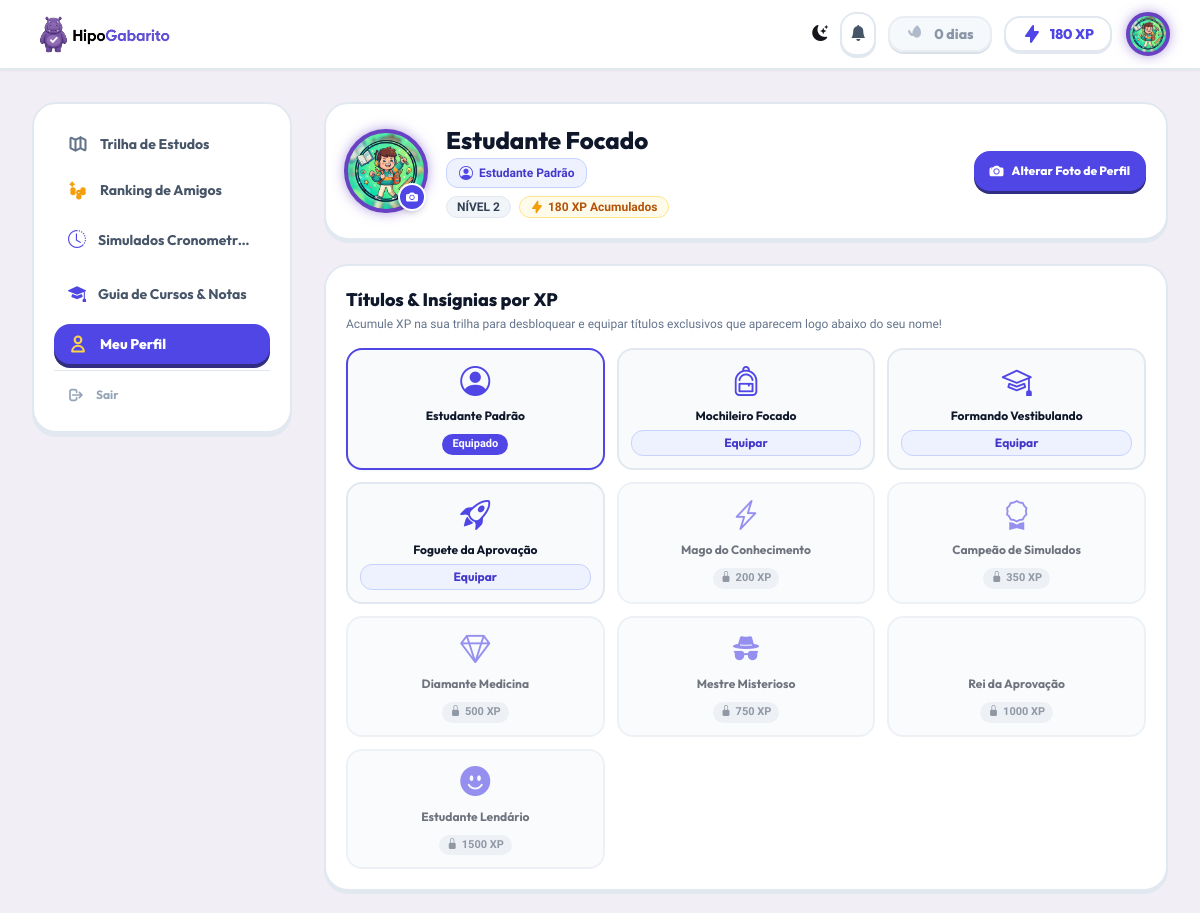
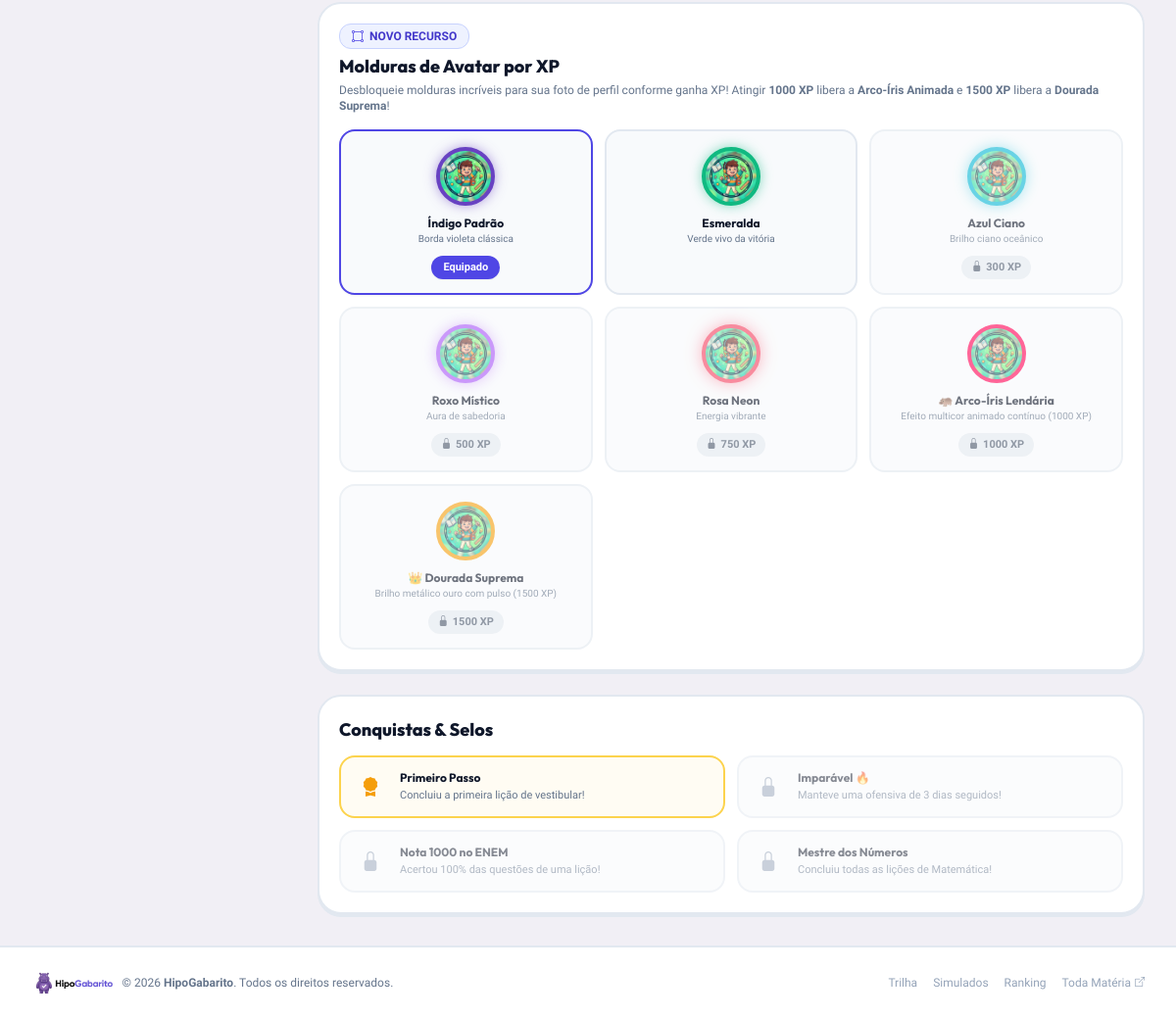
The app's page /profile.php (signed in) with its own data (2 pictures, top to bottom).
### tables this page shows
CREATE TABLE IF NOT EXISTS `users` (
    `id` INT AUTO_INCREMENT PRIMARY KEY,
    `name` VARCHAR(100) NOT NULL,
    `email` VARCHAR(150) NOT NULL UNIQUE,
    `password_hash` VARCHAR(255) NOT NULL,
    `avatar` VARCHAR(255) DEFAULT 'assets/img/default_avatar.jpg',
    `avatar_icon` VARCHAR(50) DEFAULT 'bi-person-circle',
    `avatar_frame` VARCHAR(50) DEFAULT 'frame-indigo',
    `xp` INT DEFAULT 0,
    `level` INT DEFAULT 1,
    `streak_days` INT DEFAULT 1,
    `last_active_date` DATE DEFAULT NULL,
    `hearts` INT DEFAULT 5,
    `max_hearts` INT DEFAULT 5,
    `role` ENUM('student', 'admin') DEFAULT 'student',
    `created_at` TIMESTAMP DEFAULT CURRENT_TIMESTAMP
);

CREATE TABLE IF NOT EXISTS `achievements` (
    `id` INT AUTO_INCREMENT PRIMARY KEY,
    `code` VARCHAR(50) NOT NULL UNIQUE,
    `title` VARCHAR(100) NOT NULL,
    `description` VARCHAR(255) NOT NULL,
    `icon` VARCHAR(50) DEFAULT 'trophy',
    `xp_bonus` INT DEFAULT 50
);

### profile.php (the view, shortened to what the rows shown need)
<?php
require_once __DIR__ . '/config/db.php';
$userId = $_SESSION['user_id'];
$stmtUser = $pdo->prepare("SELECT * FROM users WHERE id = ?");
$stmtUser->execute([$userId]);
$user = $stmtUser->fetch();
$currentAvatar = $user['avatar_icon'] ?? 'bi-person-circle';
$userXp = (int) ($user['xp'] ?? 0);
$frames = [
    ['key' => 'frame-indigo',  'name' => 'Índigo Padrão',       'xp' => 0,    'desc' => 'Borda violeta clássica'],
    ['key' => 'frame-emerald', 'name' => 'Esmeralda',           'xp' => 100,  'desc' => 'Verde vivo da vitória'],
    ['key' => 'frame-cyan',    'name' => 'Azul Ciano',          'xp' => 300,  'desc' => 'Brilho ciano oceânico'],
    ['key' => 'frame-purple',  'name' => 'Roxo Místico',        'xp' => 500,  'desc' => 'Aura de sabedoria'],
    ['key' => 'frame-rose',    'name' => 'Rosa Neon',            'xp' => 750,  'desc' => 'Energia vibrante'],
    ['key' => 'frame-rainbow', 'name' => '🦛 Arco-Íris Lendária', 'xp' => 1000, 'desc' => 'Efeito multicor animado contínuo (1000 XP)'],
    ['key' => 'frame-gold',    'name' => '👑 Dourada Suprema',   'xp' => 1500, 'desc' => 'Brilho metálico ouro com pulso (1500 XP)'],
];
$avatars = [
    ['icon' => 'bi-person-circle', 'name' => 'Estudante Padrão', 'xp' => 0],
    ['icon' => 'bi-backpack', 'name' => 'Mochileiro Focado', 'xp' => 20],
    ['icon' => 'bi-mortarboard', 'name' => 'Formando Vestibulando', 'xp' => 50],
    ['icon' => 'bi-rocket-takeoff', 'name' => 'Foguete da Aprovação', 'xp' => 100],
    ['icon' => 'bi-lightning-charge', 'name' => 'Mago do Conhecimento', 'xp' => 200],
    ['icon' => 'bi-award', 'name' => 'Campeão de Simulados', 'xp' => 350],
    ['icon' => 'bi-gem', 'name' => 'Diamante Medicina', 'xp' => 500],
    ['icon' => 'bi-incognito', 'name' => 'Mestre Misterioso', 'xp' => 750],
    ['icon' => 'bi-crown', 'name' => 'Rei da Aprovação', 'xp' => 1000],
    ['icon' => 'bi-emoji-smile-fill', 'name' => 'Estudante Lendário', 'xp' => 1500]
];
$equippedBadge = ['icon' => 'bi-person-circle', 'name' => 'Estudante Padrão'];
foreach ($avatars as $av) {
    if ($av['icon'] === $currentAvatar) {
        $equippedBadge = $av;
        break;
    }
}
$stmtAch = $pdo->query("SELECT * FROM achievements");
$achievements = $stmtAch->fetchAll();
$stmtMyAch = $pdo->prepare("SELECT achievement_id FROM user_achievements WHERE user_id = ?");
$stmtMyAch->execute([$userId]);
$myAchIds = $stmtMyAch->fetchAll(PDO::FETCH_COLUMN);
require_once __DIR__ . '/includes/header.php';
?>
    <main class="max-w-7xl mx-auto px-4 sm:px-6 lg:px-8 py-8">
        <div class="grid grid-cols-1 lg:grid-cols-12 gap-8 items-start">
            <?php require_once __DIR__ . '/includes/sidebar.php'; ?>
            <section class="lg:col-span-9 space-y-6">
                <div class="bg-white rounded-3xl border-2 border-slate-200 p-5 shadow-[0_3px_0_0_#e2e8f0] flex flex-col sm:flex-row items-center gap-5">
                    <div class="relative group cursor-pointer" onclick="openPhotoModal()" title="Clique para alterar sua foto de perfil">
                        <img src="<?= htmlspecialchars($userAvatar) ?>?v=<?= time() ?>" id="profileAvatarImg" onerror="this.onerror=null;this.src='assets/img/default_avatar.jpg'" class="w-20 h-20 rounded-full <?= htmlspecialchars($userFrame) ?> object-cover group-hover:opacity-90 transition-opacity">
                        <div class="absolute bottom-0 right-0 w-7 h-7 bg-indigo-600 text-white rounded-full flex items-center justify-center shadow-md border-2 border-white group-hover:scale-110 transition-transform">
                            <i class="bi bi-camera-fill text-xs"></i>
                        </div>
                    </div>
                    <div class="text-center sm:text-left flex-1 min-w-0">
                        <div class="flex flex-col sm:flex-row sm:items-center justify-between gap-2">
                            <div>
                                <h2 class="font-outfit font-extrabold text-2xl text-slate-900 mb-0.5 truncate"><?= htmlspecialchars($user['name']) ?></h2>
                                <div class="inline-flex items-center gap-1.5 px-3 py-1 rounded-xl text-xs font-extrabold bg-indigo-50 text-indigo-700 border border-indigo-200 mb-2">
                                    <i class="bi <?= htmlspecialchars($equippedBadge['icon']) ?> text-sm text-indigo-600"></i>
                                    <span><?= htmlspecialchars($equippedBadge['name']) ?></span>
                                </div>
                                <div class="flex flex-wrap items-center justify-center sm:justify-start gap-2">
                                    <span class="px-2.5 py-0.5 rounded-xl text-xs font-extrabold bg-slate-100 text-slate-700 border border-slate-200">
                                        NÍVEL <?= $user['level'] ?>
                                    </span>
                                    <span class="px-2.5 py-0.5 rounded-xl text-xs font-extrabold bg-amber-50 text-amber-700 border border-amber-200 flex items-center gap-1">
                                        <svg class="w-3.5 h-3.5 text-amber-500" fill="currentColor" viewBox="0 0 20 20"><path fill-rule="evenodd" d="M11.3 1.046A1 1 0 0112 2v5h4a1 1 0 01.82 1.573l-7 10A1 1 0 018 18v-5H4a1 1 0 01-.82-1.573l7-10a1 1 0 011.12-.38z" clip-rule="evenodd"/></svg>
                                        <?= $userXp ?> XP Acumulados
                                    </span>
                                </div>
                            </div>
                        </div>
                    </div>
                </div>
                <div class="bg-white rounded-3xl border-2 border-slate-200 p-5 shadow-[0_3px_0_0_#e2e8f0]">
                    <div class="grid grid-cols-1 sm:grid-cols-2 md:grid-cols-3 gap-3">
                        <?php foreach ($frames as $fr): ?>
                            <?php
                                $isUnlockedFrame = ($userXp >= $fr['xp']);
                                $isEquippedFrame = ($userFrame === $fr['key']);
                            ?>
                            <div class="bg-slate-50 rounded-2xl border-2 p-3.5 text-center transition-all <?=
                                $isEquippedFrame ? 'border-indigo-600 bg-indigo-50/50 shadow-sm' : ($isUnlockedFrame ? 'border-slate-200 hover:border-indigo-400 hover:shadow-md cursor-pointer' : 'border-slate-200 opacity-60')
                            ?>" <?= $isUnlockedFrame ? "onclick=\"equipAvatarFrame('{$fr['key']}')\"" : '' ?>>
                                <div class="relative w-16 h-16 mx-auto mb-2 flex items-center justify-center">
                                    <img src="<?= htmlspecialchars($userAvatar) ?>?v=<?= time() ?>" onerror="this.onerror=null;this.src='assets/img/default_avatar.jpg'" class="w-14 h-14 rounded-full <?= $fr['key'] ?> object-cover">
                                </div>
                                <h4 class="font-outfit font-bold text-xs text-slate-900 mb-0.5"><?= htmlspecialchars($fr['name']) ?></h4>
                                <p class="text-[10px] text-slate-500 font-medium mb-2 leading-tight"><?= htmlspecialchars($fr['desc']) ?></p>
                                <?php if ($isEquippedFrame): ?>
                                    <span class="inline-flex items-center gap-1 px-3 py-1 rounded-xl text-[11px] font-extrabold bg-indigo-600 text-white shadow-sm">Equipado</span>
                                <?php elseif ($isUnlockedFrame): ?>         <?php elseif ($isUnlockedFrame): ?>
                                    <button class="w-full py-1 px-2.5 rounded-xl font-outfit font-extrabold text-xs bg-indigo-50 text-indigo-700 hover:bg-indigo-600 hover:text-white border border-indigo-200 transition-all">Equipar Moldura</button>
                                <?php else: ?>
                                    <span class="inline-flex items-center gap-1 px-2.5 py-1 rounded-xl text-[11px] font-bold bg-slate-200 text-slate-600"><i class="bi bi-lock-fill"></i> <?= $fr['xp'] ?> XP</span>
                                <?php endif; ?>
                            </div>
                        <?php endforeach; ?>
                    </div>
                </div>
                <div class="bg-white rounded-3xl border-2 border-slate-200 p-5 shadow-[0_3px_0_0_#e2e8f0]">
                    <div class="grid grid-cols-1 sm:grid-cols-2 gap-3">
                        <?php foreach ($achievements as $ach): ?>
                            <?php $unlocked = in_array($ach['id'], $myAchIds); ?>
                            <div class="p-3 rounded-2xl border-2 flex items-center gap-3 <?= $unlocked ? 'border-amber-300 bg-amber-50/60' : 'border-slate-200 bg-slate-50 opacity-50' ?>">
                                <div class="w-9 h-9 rounded-xl flex items-center justify-center text-xl shrink-0 <?= $unlocked ? 'text-amber-500' : 'text-slate-400' ?>">
                                    <i class="bi <?= $unlocked ? 'bi-award-fill' : 'bi-lock-fill' ?>"></i>
                                </div>
                                <div>
                                    <h4 class="font-outfit font-bold text-xs text-slate-900 mb-0.5"><?= htmlspecialchars($ach['title']) ?></h4>
                                    <p class="text-[11px] text-slate-500 font-medium mb-0"><?= htmlspecialchars($ach['description']) ?></p>
                                </div>
                            </div>
                        <?php endforeach; ?>
                    </div>
                </div>
            </section>
        </div>
    </main>
    <?php require_once __DIR__ . '/includes/footer.php'; ?>

### includes/header.php (shortened to what the rows shown need)
<?php
require_once __DIR__ . '/../config/db.php';
if (isset($_SESSION['user_id'])) {
    $userId = $_SESSION['user_id'];
    $streakStatus = syncUserStreak($pdo, $userId);
    $stmtUser = $pdo->prepare("SELECT * FROM users WHERE id = ?");
    $stmtUser->execute([$userId]);
    $user = $stmtUser->fetch();
    $userStreakDays = $streakStatus['streak_days'];
    $isStreakActive = $streakStatus['is_active_today'];
} else {
    $userStreakDays = 0;
    $isStreakActive = false;
}
$userAvatar = (!empty($user['avatar']) && trim($user['avatar']) !== '') ? $user['avatar'] : 'assets/img/default_avatar.jpg';
$userFrame = !empty($user['avatar_frame']) ? $user['avatar_frame'] : 'frame-indigo';
?>
<!DOCTYPE html>
<html lang="pt-BR" class="h-full bg-[#F1EFF5]">
<head>
    <script src="https://cdn.tailwindcss.com"></script>
    <link href="https://cdn.jsdelivr.net/npm/bootstrap-icons@1.11.3/font/bootstrap-icons.min.css" rel="stylesheet">
    <link rel="stylesheet" href="assets/css/main.css?v=<?= time() ?>">
    <link rel="stylesheet" href="assets/css/dark-mode.css?v=<?= time() ?>">
</head>
<body class="min-h-full font-sans antialiased text-[#17151C] bg-[#F1EFF5] selection:bg-[#6842C2] selection:text-white flex flex-col min-h-screen">
    <header class="sticky top-0 z-50 bg-white/95 backdrop-blur-md border-b-2 border-slate-200 py-3 shadow-sm">
        <div class="max-w-7xl mx-auto px-4 sm:px-6 lg:px-8 flex items-center justify-between">
            <div class="flex items-center gap-3">
                <?php if ($isStreakActive): ?>
                <div class="flex items-center gap-2 bg-amber-50 px-4 py-1.5 rounded-2xl border-2 border-amber-300 shadow-[0_2px_0_0_#f59e0b]" title="Ofensiva ativa hoje! <?= $userStreakDays ?> dia(s) consecutivo(s)">
                    <svg class="w-5 h-5 text-amber-500 animate-bounce" fill="currentColor" viewBox="0 0 20 20">
                        <path fill-rule="evenodd" d="M12.395 2.553a1 1 0 00-1.45-1.048c-2.5 1.6-4.5 4.5-4.5 7.5 0 .285.021.564.062.836A4.99 4.99 0 014 6.5a1 1 0 00-1.92.4C2.5 9.5 4.5 12 7 12c.3 0 .59-.03.873-.087.6.93 1.556 1.6 2.685 1.776A5.002 5.002 0 0015 9c0-3.5-1.5-5.5-2.605-6.447z" clip-rule="evenodd"/>
                    </svg>
                    <span class="font-outfit font-extrabold text-amber-700 text-sm"><?= $userStreakDays ?> dias</span>
                </div>
                <?php else: ?>
                <div class="flex items-center gap-2 bg-slate-100/90 px-4 py-1.5 rounded-2xl border-2 border-slate-200 shadow-[0_2px_0_0_#cbd5e1] opacity-75 hover:opacity-100 transition" title="Complete uma lição ou simulado hoje para acender a sua ofensiva!">
                    <span class="font-outfit font-extrabold text-slate-500 text-sm"><?= $userStreakDays ?> dias</span>
                </div>
                <?php endif; ?>
                <div class="flex items-center gap-2 bg-white px-4 py-1.5 rounded-2xl border-2 border-slate-200 shadow-[0_2px_0_0_#e2e8f0]">
                    <svg class="w-5 h-5 text-indigo-600" fill="currentColor" viewBox="0 0 20 20">
                        <path fill-rule="evenodd" d="M11.3 1.046A1 1 0 0112 2v5h4a1 1 0 01.82 1.573l-7 10A1 1 0 018 18v-5H4a1 1 0 01-.82-1.573l7-10a1 1 0 011.12-.38z" clip-rule="evenodd"/>
                    </svg>
                    <span class="font-outfit font-extrabold text-indigo-600 text-sm"><?= htmlspecialchars($user['xp'] ?? 0) ?> XP</span>
                </div>
                <a href="profile.php" class="ml-1 group" title="Meu Perfil">
                    <img src="<?= htmlspecialchars($userAvatar) ?>?v=<?= time() ?>" alt="Avatar" onerror="this.onerror=null;this.src='assets/img/default_avatar.jpg'" class="w-10 h-10 rounded-full <?= htmlspecialchars($userFrame) ?> object-cover group-hover:scale-105 transition-transform shadow-sm">
                </a>
            </div>
        </div>
    </header>

### records on screen
users: userStreakDays "0", xp "180", avatar (placeholder picture), name "Estudante Focado", level "2", avatar_icon "bi-person-circle" (drawn), avatar_frame "frame-indigo" (drawn)
achievements: title "Primeiro Passo", description "Concluiu a primeira lição de vestibular!"
achievements: title "Imparável 🔥", description "Manteve uma ofensiva de 3 dias seguidos!"
achievements: title "Nota 1000 no ENEM", description "Acertou 100% das questões de uma lição!"
achievements: title "Mestre dos Números", description "Concluiu todas as lições de Matemática!"

### other values on screen
$equippedBadge['name'] "Estudante Padrão"
$av['name'] "Estudante Padrão"
$av['name'] "Mochileiro Focado"
$av['name'] "Formando Vestibulando"
$av['name'] "Foguete da Aprovação"
$av['name'] "Mago do Conhecimento"
$av['xp'] "200"
$av['name'] "Campeão de Simulados"
$av['xp'] "350"
$av['name'] "Diamante Medicina"
$av['xp'] "500"
$av['name'] "Mestre Misterioso"
$av['xp'] "750"
$av['name'] "Rei da Aprovação"
$av['xp'] "1000"
